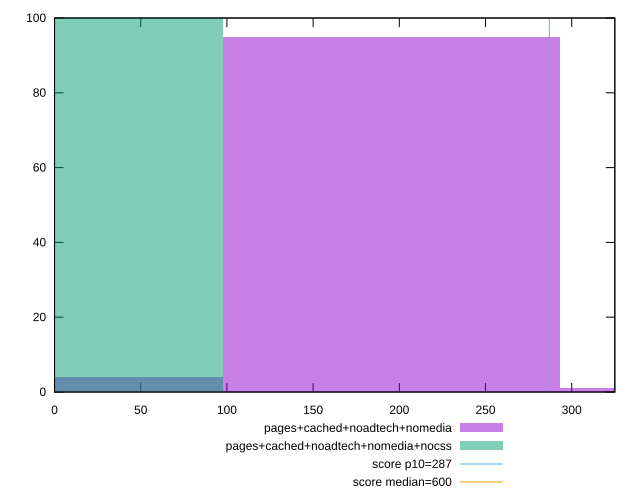

Source code (gnuplot):
reset

$pagesCachedNoadtechNomedia <<EOF
195.35338408166032 95
0 4
390.70676816332065 1
EOF

$pagesCachedNoadtechNomediaNocss <<EOF
0 100
EOF

set key outside below
set boxwidth 195.35338408166032
set xrange [0:325]
set yrange [0:100]
set trange [0:100]
set style fill transparent solid 0.5 noborder

set parametric
set terminal svg size 640, 500 enhanced background rgb 'white'
set output "report_00022_2021-02-20T12:08:46.964Z/total-blocking-time/comparison/histogram/3_vs_4.svg"

plot $pagesCachedNoadtechNomedia title "pages+cached+noadtech+nomedia" with boxes, \
     $pagesCachedNoadtechNomediaNocss title "pages+cached+noadtech+nomedia+nocss" with boxes, \
     287,t title "score p10=287", \
     600,t title "score median=600"

reset
